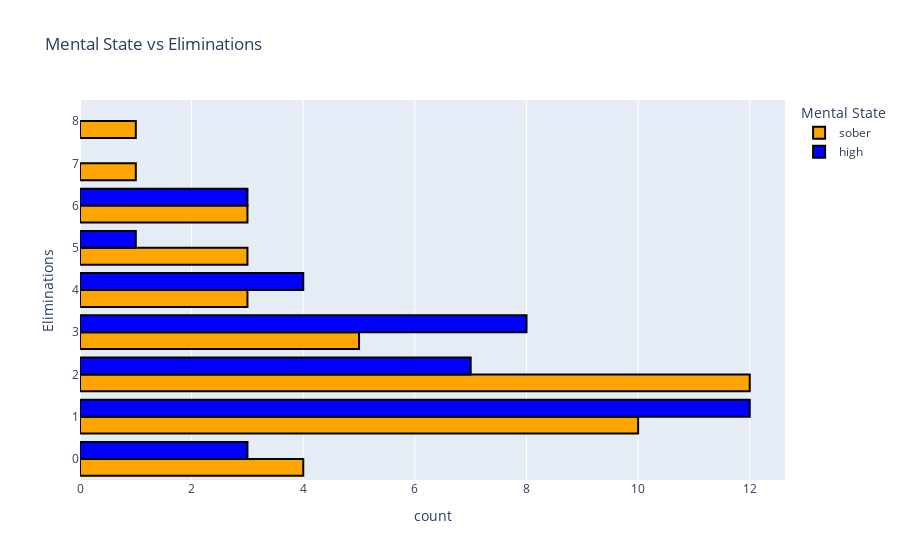

Notebook cell for this chart:
### Markdown cell above
this graph displays the times of day players who were involved in the data collection of this dataset were high/sober, there is a very obvious timeframe of where high and sober players entered and tookpart in the game throughtout the afternoon/evening.  You can also see where the high players dropped off and had to go to bed

so we can get into the gritty part of pro gamer stats to find the best way to optimally play video games

### Code cell
eliminationsGraph = px.histogram(fortnite, y='Eliminations', color='Mental State', title='Mental State vs Eliminations', barmode='group', nbins=10, color_discrete_map={'sober': 'orange', 'high': 'blue'})
eliminationsGraph.update_traces(marker_line_width=2, marker_line_color='black')
eliminationsGraph.show()

### Figure 1 — Plotly figure (JSON) as saved in the notebook; plotly's stock layout.template omitted (floating-point values rounded to 4 significant figures)
{"data": [{"alignmentgroup": "True", "bingroup": "y", "hovertemplate": "Mental State=sober<br>count=%{x}<br>Eliminations=%{y}<extra></extra>", "legendgroup": "sober", "marker": {"color": "orange", "line": {"color": "black", "width": 2}, "pattern": {"shape": ""}}, "name": "sober", "nbinsy": 10, "offsetgroup": "sober", "orientation": "h", "showlegend": true, "type": "histogram", "xaxis": "x", "y": [2, 1, 4, 5, 3, 1, 3, 1, 7, 4, 1, 6, 2, 8, 0, 2, 1, 3, 2, 1, 2, 1, 3, 0, 1, 2, 4, 5, 1, 0, 2, 2, 2, 2, 2, 6, 6, 0, 3, 2, 1, 5], "yaxis": "y"}, {"alignmentgroup": "True", "bingroup": "y", "hovertemplate": "Mental State=high<br>count=%{x}<br>Eliminations=%{y}<extra></extra>", "legendgroup": "high", "marker": {"color": "blue", "line": {"color": "black", "width": 2}, "pattern": {"shape": ""}}, "name": "high", "nbinsy": 10, "offsetgroup": "high", "orientation": "h", "showlegend": true, "type": "histogram", "xaxis": "x", "y": [3, 1, 3, 0, 3, 2, 4, 1, 1, 3, 1, 4, 2, 0, 5, 1, 1, 1, 3, 3, 6, 6, 2, 4, 6, 1, 3, 2, 2, 1, 1, 1, 1, 2, 0, 2, 4, 3], "yaxis": "y"}], "layout": {"barmode": "group", "legend": {"title": {"text": "Mental State"}, "tracegroupgap": 0}, "title": {"text": "Mental State vs Eliminations"}, "xaxis": {"anchor": "y", "domain": [0, 1], "title": {"text": "count"}}, "yaxis": {"anchor": "x", "domain": [0, 1], "title": {"text": "Eliminations"}}}}
